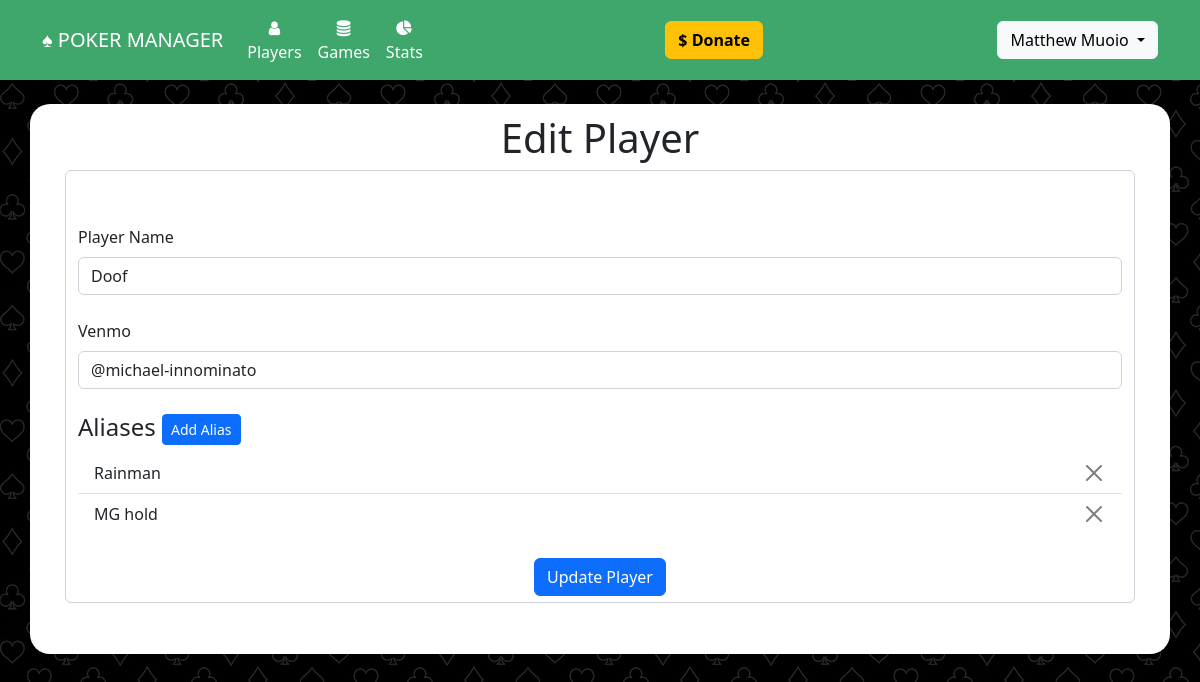
The page /edit_player?player_id=12 (signed in) on the database as committed earlier.
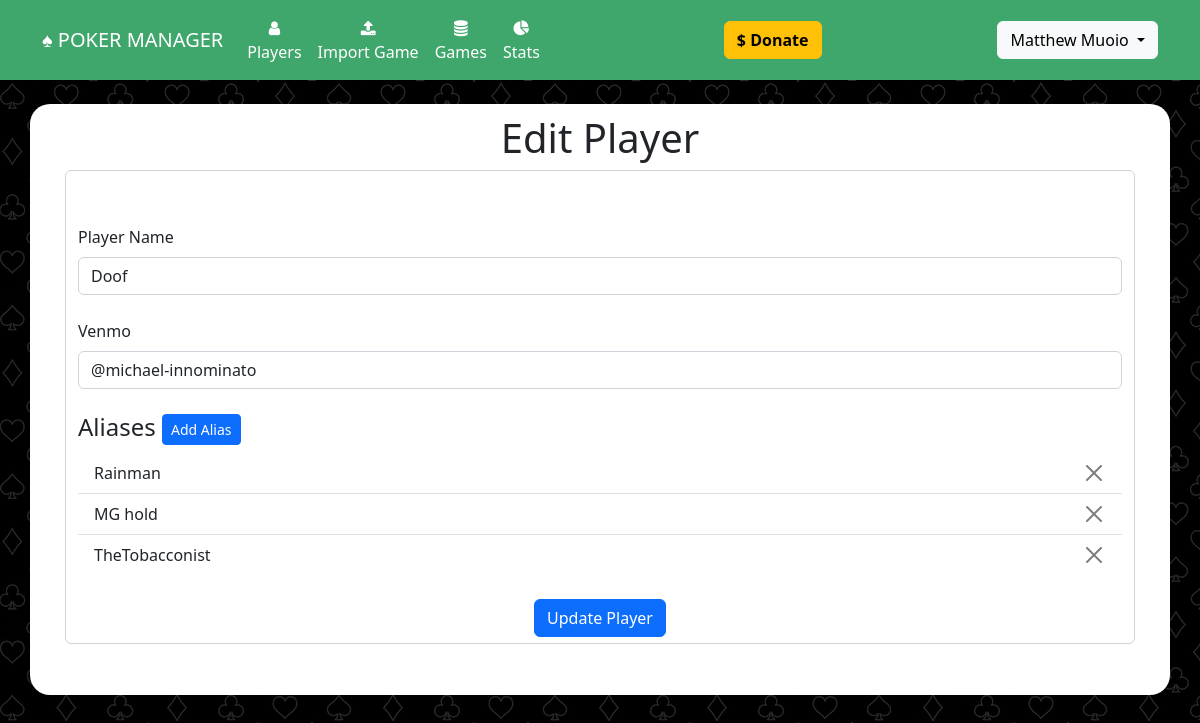
The same page on the database as committed later.
### website/models.py (models this page shows)
class Alias(db.Model):
	id = db.Column(db.Integer, primary_key=True)
	alias = db.Column(db.String(150), unique=True)
	player_id = db.Column(db.Integer, db.ForeignKey('player.id'))

### website/views.py (the view, shortened to what this page needs)
@views.route('/edit_player', methods=['GET','POST'])
@admin_required
def edit_player():
	player_id = request.args.get('player_id')
	if not player_id:
		flash("That user does not exist.", category="error")
		return redirect(url_for('views.players'))
	player = Player.query.filter_by(id=player_id).first()
	if not player:
		flash("That player does not exist.", category="error")
		return redirect(url_for('views.players'))
	return render_template("edit_player.html", user=current_user, player=player)

### website/__init__.py (called while the page is built)
def create_app():
	app = Flask(__name__)
	app.config['SECRET_KEY'] = 'secret_key_password_string'
	app.config['SQLALCHEMY_DATABASE_URI'] = 'postgresql://sbhdiltjnlthsz:4f82ba903b0b4e729e03dacdabb56352b8bbbc3780ae1e28850994a6e285e9fa@ec2-3-219-229-143.compute-1.amazonaws.com:5432/d3k32m6clt9ihg'
	migrate.init_app(app, db, render_as_batch=True)
	db.init_app(app)
	from .models import User, Player, Alias, Game, Payment, Url, Earning, PokernowId, Behavior
	from .views import views
	from .auth import auth
	app.register_blueprint(views, url_prefix='/')
	app.register_blueprint(auth, url_prefix='/')
	login_manager = LoginManager()
	login_manager.login_view = 'auth.login'
	login_manager.init_app(app)
	@login_manager.user_loader
	def load_user(id):
		return User.query.get(int(id))
	return app

### website/views.py (called while the page is built)
def admin_required(f):
	@wraps(f)
	def decorated_function(*args, **kwargs):
		if current_user.is_anonymous:
			return redirect(url_for('auth.login'))
		if current_user and current_user.admin:
			return f(*args, **kwargs)
		else:
			return redirect(url_for('auth.login'))
	return decorated_function

### website/templates/edit_player.html (shortened to what this page needs)
{% extends "base.html" %}
{% block content %}
<h1 align="center">Edit Player</h1>
<form method="POST">
	<div class="form-control mb-3">
	<a href="{{url_for('views.players')}}" class="nav-item nav-link"><i  class="fa fa-reply" aria-hidden="true"></i></a><br/>
	<label for="player_name" class="form-label">Player Name</label>
	<input type="text" name="player_name" id="player_name" class="form-control" value="{{ player.name }}"></input>
	<br/>
	<label for="player_venmo" class="form-label">Venmo</label>
	<input type="text" name="player_venmo" id="player_venmo" class="form-control" value="{{ player.venmo }}"></input>
	<br/>
	<h4>Aliases <button type="button" class="btn btn-primary btn-sm"  data-bs-toggle="modal" data-bs-target="#addAliasModal"  data-bs-player-name="{{ player.name }}">Add Alias</button></h4>
	<ul class="list-group list-group-flush" id="notes">
		{% for alias in player.aliases %}
		<li class="list-group-item">{{ alias.alias }}
			{% if user and user.is_authenticated and user.admin %}<button type="button" class="btn-close float-end" onClick="deleteAlias({{alias.id}},{{player.id}})"></button>{% endif %}
		</li>
		{% endfor %}
	</ul>
	<br/>
	<div align="center">
		<button type="submit" id="player-submit" name="player-submit" class="btn btn-primary">Update Player</button>
	</div>
	</div>
</form>
{% endblock %}

### website/templates/base.html (shortened to what this page needs)
<!DOCTYPE html>
<html>
    <head>
<link href="https://cdn.jsdelivr.net/npm/bootstrap@5.2.0-beta1/dist/css/bootstrap.min.css" rel="stylesheet">
    <link
      rel="stylesheet"
      href="https://stackpath.bootstrapcdn.com/font-awesome/4.7.0/css/font-awesome.min.css"
    />
    <link
      rel="stylesheet"
      href="static/style.css"
    />
    </head>
    <body class="body">
        <nav class="navbar navbar-expand-lg navbar-dark" style="background-color: #3fa76c;">
            <div class="container-fluid" style="max-width: 1140px;margin-right:auto;margin-left:auto">
                <a class="navbar-brand" href="/">&spades; POKER MANAGER</a>
                <div class="collapse navbar-collapse justify-content-start" id="mainNavbar">
                    <div class="navbar-nav">
                        <ul class="navbar-nav me-auto mb-2 mb-lg-0">
                            <li class="nav-item" align="center"><a class="nav-link" id="nav-players" href="/players"><i class="fa fa-user" aria-hidden="true"></i><br/>Players</a></li>
                            {% if user and  user.is_authenticated and user.can_upload %}
                            <li class="nav-item" align="center"><a class="nav-link" id="nav-import-game" href="/import_game"><i class="fa fa-upload" aria-hidden="true"></i><br/>Import Game</a></li>
                            {% endif %}
                            <li class="nav-item" align="center"><a class="nav-link" id="nav-import-game" href="/games"><i class="fa fa-database" aria-hidden="true"></i><Br/>Games</a></li>
                            {% if user and  user.is_authenticated and user.player_id and user.subscribed %}
                            <li class="nav-item" align="center"><a class="nav-link" id="nav-import-game" href="/player_stats"><i class="fa fa-pie-chart" aria-hidden="true"></i><br/>Stats</a></li>
                            {% endif %}
                        </ul>
                    </div>
                    <div class="navbar-nav ml-auto" style="margin-left: auto">
                       <a href="https://account.venmo.com/u/MattMuoio" target="_blank" class="btn btn-warning"><b>$ Donate</b></a>
                    </div>
                    <div class="navbar-nav ml-auto" style="margin-left: auto">
                        <ul class="navbar-nav me-auto mb-2 mb-lg-0">
                            {% if user and  user.is_authenticated %}
                            <div class="dropdown">
                                <button class="btn btn-light dropdown-toggle" type="button" data-bs-toggle="dropdown" aria-expanded="false">
                                {{user.first_name}} {{user.last_name}}
                                </button>
                            </div>
                            {% else %}
                            <ul class="navbar-nav me-auto mb-2 mb-lg-0">
                                <li class="nav-item"><a class="nav-link" id="nav-signUp" href="/sign-up">Sign Up</a></li>
                                <li class="nav-item"><a class="nav-link" id="nav-login" href="/login">Login</a></li>
                            </ul>
                            {% endif %}
                        </ul>
                    </div>
                </div>
            </div>
        </nav>
        <br/>
        <div class="container h-100 body_container" style="max-width:1140px; background-color: #fff;">
            {% block content %}
            {% endblock %}
        </div>
    </body>
</html>

Rows that differ between the two databases and show on the page:
changed User "Matthew": can_upload False → True (drawn)
added Alias: alias "TheTobacconist"
Other text that changed with them:
text now shown: "Import Game"
